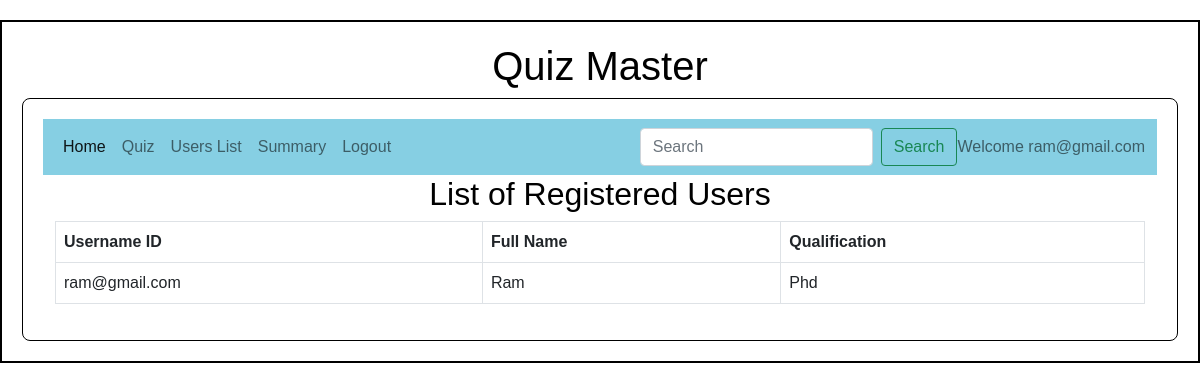
The app's page /user_list/ram@gmail.com with its own data.
### backend/models.py (models this page shows)
class User(db.Model):
    __tablename__ = "user"
    name = db.Column(db.String,  primary_key=True, unique=True, nullable=False)
    password = db.Column(db.String, nullable=False)
    full_name = db.Column(db.String, nullable=False)
    qualification = db.Column(db.String, nullable=False)
    scores = db.relationship("Score",cascade="all,delete",backref="user",lazy=True)

### backend/controllers.py (the view)
@app.route("/user_list/<name>")
def user_list(name):
    users = User.query.all()
    return render_template("user_list.html",name = name,users = users)

### templates/user_list.html
{% extends "admin_layout.html" %}
{% block content %}
<div class = "container">
    <div class = "center"><h2>List of Registered Users</h2></div>
    <table class = "table table-bordered">
        <thead>
            <tr>
                <th>Username ID</th>
                <th>Full Name</th>
                <th>Qualification</th>
            </tr>
        </thead>
        <tbody>
            {% for user in users %}
            <tr>
                <td>{{ user.name }}</td>
                <td>{{ user.full_name }}</td>
                <td>{{ user.qualification }}</td>
            </tr>
            {% endfor %}
        </tbody>
    </table>
</div>
{% endblock %}

### templates/admin_layout.html (shortened to what this page needs)
<!DOCTYPE html>
<html>
    <head>
        <link rel="stylesheet" href="\static\styles\main.css">
        <link href="https://cdn.jsdelivr.net/npm/bootstrap@5.0.2/dist/css/bootstrap.min.css" rel="stylesheet">
    </head>
    <body>
        <div class = "my_container">
            <div class="center"><h1>Quiz Master</h1></div>
            <div class="my_panel">
                <nav class="navbar navbar-expand-lg navbar-light" style="background-color: #86cfe3;">
                    <div class="container-fluid">
                        <div class="collapse navbar-collapse" id="navbarText">
                            <ul class="navbar-nav me-auto mb-2 mb-lg-0">
                                <li class="nav-item">
                                    <a class="nav-link active" aria-current="page" href="/admin/{{name}}">Home</a>
                                </li>
                                <li class="nav-item">
                                    <a class="nav-link" href="/quiz/{{name}}">Quiz</a>
                                </li>
                                <li class="nav-item">
                                    <a class="nav-link" href="/user_list/{{name}}">Users List</a>
                                </li>
                                <li class="nav-item">
                                    <a class="nav-link" href="/admin/summary/{{name}}">Summary</a>
                                </li>
                                <li class="nav-item">
                                    <a class="nav-link" href="/login">Logout</a>
                                </li>
                            </ul>
                            <form class="d-flex" method="POST" action="/admin/search/{{name}}">
                                <input class="form-control me-2" type="search" placeholder="Search" aria-label="Search" name = "search_txt" id = "search_txt">
                                <button class="btn btn-outline-success" type="submit">Search</button>
                            </form>
                            <span class = "navbar-text">
                                Welcome {{name}}
                            </span>
                        </div>
                    </div>
                </nav>
                {%block content%}{%endblock%}
            </div>
        </div>
    </body>
</html>

### static/styles/main.css (style rules this page uses)
* { font-family: 'Arial', sans-serif; margin: 0; padding: 0;; }
.my_container { border:2px solid black; max-width: 1200px; margin: 20px auto; padding: 20px;; }
.my_panel { max-width: auto; margin: auto; padding: 20px; border: 1px solid black; border-radius: 8px; }
.center { text-align: center; display: flex; justify-content: center; align-items: center; color: black; }

### records on screen
User: name "ram@gmail.com", full_name "Ram", qualification "Phd"
